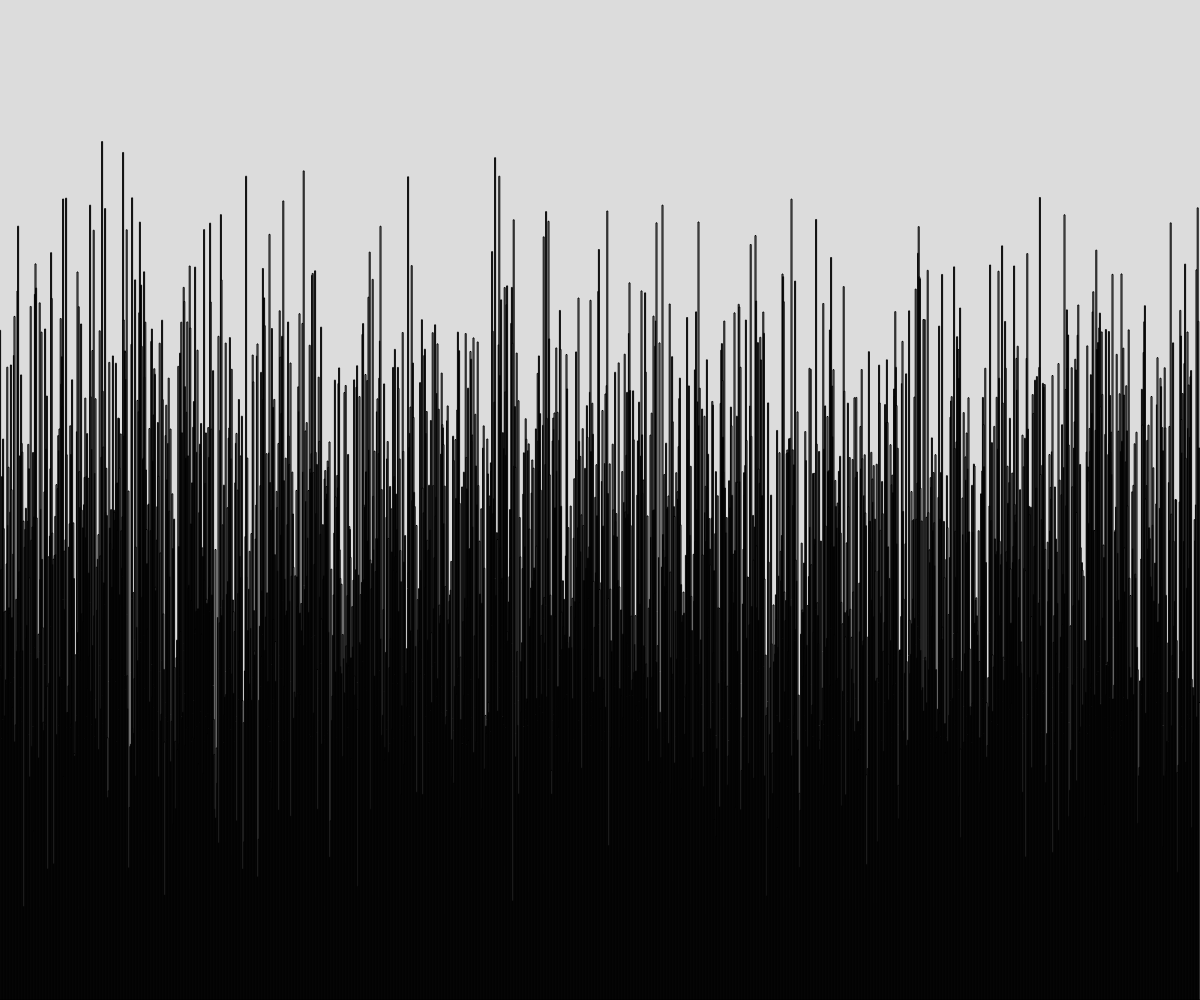
Frame 1 (no input)
Frame 60 (no input): identical to frame 1, image omitted
Frame 120 (the mouse pressed at the canvas centre since frame 60): identical to frame 1, image omitted

The p5.js sketch that drew this single still picture (run headless with seeded random() and noise() and a simulated clock; from frame 60 on, the mouse is pressed at the canvas centre):

// p5.js sketch
// ── sketch.js
// Project Title
// Your Name
// Date
//
// Extra for Experts:
// - describe what you did to take this project "above and beyond"

let terrain = [];
const NUMBER_OF_RECTS = 2000;

function setup() {
  createCanvas(windowWidth, windowHeight);
  let widthOfRects = width / NUMBER_OF_RECTS;
  generateTerrains(widthOfRects);

}

function draw() {
  background(220);

  for (let someRect of terrain){
    //fill(random(0, 255), random(0, 255), random(0,255));
    rect(someRect.x, someRect.y, someRect.w, someRect.h);
  }
}

function generateTerrains(widthOfRects) {
  let time = 0;
  // let deltaTimne = 1;
  let deltaTimne = 0.8;

  for (let x = 0; x < width; x += widthOfRects){
    let theHeight = noise(time) * height; 
    let someRect = spawnRectangle(x, theHeight, widthOfRects);
    terrain.push(someRect);
    time += deltaTimne;
  }
}

function spawnRectangle(leftSide, rectHeight, rectWidth) {
  let theRect = {
    x : leftSide,
    y : height - rectHeight,
    w : rectWidth,
    h : rectHeight,
  } ;

  return theRect;
}
